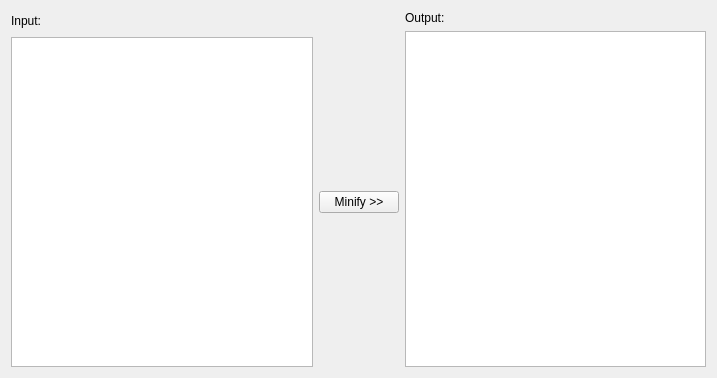
<?xml version="1.0" encoding="UTF-8"?>
<ui version="4.0">
 <class>MainWindow</class>
 <widget class="QMainWindow" name="MainWindow">
  <property name="geometry">
   <rect>
    <x>0</x>
    <y>0</y>
    <width>717</width>
    <height>378</height>
   </rect>
  </property>
  <property name="windowTitle">
   <string>embedPython</string>
  </property>
  <widget class="QWidget" name="centralWidget">
   <layout class="QGridLayout" name="gridLayout">
    <item row="0" column="0" rowspan="2">
     <widget class="QLabel" name="label">
      <property name="text">
       <string>Input:</string>
      </property>
     </widget>
    </item>
    <item row="0" column="2">
     <widget class="QLabel" name="label_2">
      <property name="text">
       <string>Output:</string>
      </property>
     </widget>
    </item>
    <item row="1" column="2" rowspan="2">
     <widget class="QPlainTextEdit" name="plainTextEdit_2">
      <property name="readOnly">
       <bool>true</bool>
      </property>
     </widget>
    </item>
    <item row="2" column="0">
     <widget class="QPlainTextEdit" name="plainTextEdit"/>
    </item>
    <item row="2" column="1">
     <widget class="QPushButton" name="pushButton">
      <property name="text">
       <string>Minify &gt;&gt;</string>
      </property>
     </widget>
    </item>
   </layout>
  </widget>
  <widget class="QMenuBar" name="menuBar">
   <property name="geometry">
    <rect>
     <x>0</x>
     <y>0</y>
     <width>717</width>
     <height>25</height>
    </rect>
   </property>
  </widget>
 </widget>
 <layoutdefault spacing="6" margin="11"/>
 <resources/>
 <connections/>
</ui>
